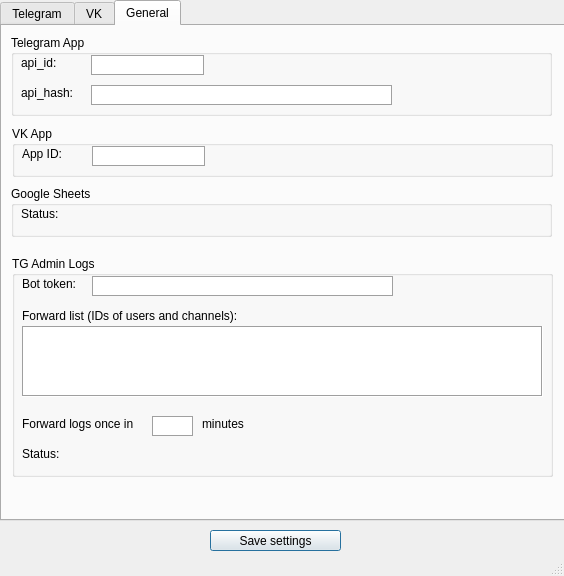
<?xml version="1.0" encoding="UTF-8"?>
<ui version="4.0">
 <class>main_window</class>
 <widget class="QMainWindow" name="main_window">
  <property name="enabled">
   <bool>true</bool>
  </property>
  <property name="geometry">
   <rect>
    <x>0</x>
    <y>0</y>
    <width>564</width>
    <height>576</height>
   </rect>
  </property>
  <property name="windowTitle">
   <string>Autoreply</string>
  </property>
  <widget class="QWidget" name="centralwidget">
   <widget class="QTabWidget" name="tabs">
    <property name="geometry">
     <rect>
      <x>0</x>
      <y>0</y>
      <width>571</width>
      <height>521</height>
     </rect>
    </property>
    <property name="currentIndex">
     <number>2</number>
    </property>
    <widget class="QWidget" name="tg_tab">
     <attribute name="title">
      <string>Telegram</string>
     </attribute>
     <widget class="QCheckBox" name="tg_autodelete_cb">
      <property name="geometry">
       <rect>
        <x>10</x>
        <y>10</y>
        <width>541</width>
        <height>17</height>
       </rect>
      </property>
      <property name="text">
       <string>Delete dialog after reply</string>
      </property>
     </widget>
     <widget class="QCheckBox" name="tg_onlyfirst_cb">
      <property name="enabled">
       <bool>true</bool>
      </property>
      <property name="geometry">
       <rect>
        <x>10</x>
        <y>30</y>
        <width>541</width>
        <height>17</height>
       </rect>
      </property>
      <property name="text">
       <string>Answer to the first message only</string>
      </property>
      <property name="checked">
       <bool>false</bool>
      </property>
     </widget>
     <widget class="QGroupBox" name="tg_reply_box">
      <property name="geometry">
       <rect>
        <x>10</x>
        <y>60</y>
        <width>541</width>
        <height>111</height>
       </rect>
      </property>
      <property name="title">
       <string>Message text</string>
      </property>
      <widget class="QPlainTextEdit" name="tg_reply_textarea">
       <property name="geometry">
        <rect>
         <x>10</x>
         <y>20</y>
         <width>521</width>
         <height>81</height>
        </rect>
       </property>
       <property name="frameShape">
        <enum>QFrame::Box</enum>
       </property>
       <property name="midLineWidth">
        <number>0</number>
       </property>
      </widget>
     </widget>
     <widget class="QGroupBox" name="tg_accounts_box">
      <property name="geometry">
       <rect>
        <x>10</x>
        <y>240</y>
        <width>541</width>
        <height>131</height>
       </rect>
      </property>
      <property name="title">
       <string>Accounts</string>
      </property>
      <widget class="QListWidget" name="tg_accounts_list">
       <property name="geometry">
        <rect>
         <x>10</x>
         <y>20</y>
         <width>521</width>
         <height>71</height>
        </rect>
       </property>
       <property name="frameShape">
        <enum>QFrame::Box</enum>
       </property>
      </widget>
      <widget class="QPushButton" name="tg_add_acc_button">
       <property name="geometry">
        <rect>
         <x>10</x>
         <y>100</y>
         <width>181</width>
         <height>21</height>
        </rect>
       </property>
       <property name="text">
        <string>Connect an account</string>
       </property>
      </widget>
     </widget>
     <widget class="QGroupBox" name="tg_proxy_box">
      <property name="geometry">
       <rect>
        <x>10</x>
        <y>380</y>
        <width>541</width>
        <height>81</height>
       </rect>
      </property>
      <property name="title">
       <string>Proxy</string>
      </property>
      <widget class="QComboBox" name="tg_proxy_type_menu">
       <property name="geometry">
        <rect>
         <x>10</x>
         <y>40</y>
         <width>81</width>
         <height>22</height>
        </rect>
       </property>
       <property name="styleSheet">
        <string notr="true">padding-left: 4px</string>
       </property>
       <property name="currentText">
        <string>No proxy</string>
       </property>
       <property name="frame">
        <bool>false</bool>
       </property>
       <item>
        <property name="text">
         <string comment="qwe" extracomment="asd">No proxy</string>
        </property>
       </item>
       <item>
        <property name="text">
         <string>SOCKS5</string>
        </property>
       </item>
       <item>
        <property name="text">
         <string>SOCKS4</string>
        </property>
       </item>
       <item>
        <property name="text">
         <string>HTTP</string>
        </property>
       </item>
       <item>
        <property name="text">
         <string>MTPROTO</string>
        </property>
       </item>
      </widget>
      <widget class="QLabel" name="tg_proxy_type_label">
       <property name="geometry">
        <rect>
         <x>10</x>
         <y>20</y>
         <width>81</width>
         <height>16</height>
        </rect>
       </property>
       <property name="text">
        <string>Proxy type:</string>
       </property>
      </widget>
      <widget class="QLineEdit" name="tg_proxy_addr_input">
       <property name="geometry">
        <rect>
         <x>170</x>
         <y>20</y>
         <width>111</width>
         <height>20</height>
        </rect>
       </property>
       <property name="styleSheet">
        <string notr="true">border: 1px solid #A0A0A0;</string>
       </property>
       <property name="frame">
        <bool>false</bool>
       </property>
      </widget>
      <widget class="QLineEdit" name="tg_proxy_port_input">
       <property name="geometry">
        <rect>
         <x>170</x>
         <y>50</y>
         <width>111</width>
         <height>20</height>
        </rect>
       </property>
       <property name="styleSheet">
        <string notr="true">border: 1px solid #A0A0A0;</string>
       </property>
       <property name="frame">
        <bool>false</bool>
       </property>
      </widget>
      <widget class="QLineEdit" name="tg_proxy_user_input">
       <property name="geometry">
        <rect>
         <x>420</x>
         <y>20</y>
         <width>113</width>
         <height>20</height>
        </rect>
       </property>
       <property name="styleSheet">
        <string notr="true">border: 1px solid #A0A0A0;</string>
       </property>
       <property name="frame">
        <bool>false</bool>
       </property>
      </widget>
      <widget class="QLineEdit" name="tg_proxy_pass_input">
       <property name="geometry">
        <rect>
         <x>420</x>
         <y>50</y>
         <width>113</width>
         <height>20</height>
        </rect>
       </property>
       <property name="styleSheet">
        <string notr="true">border: 1px solid #A0A0A0;</string>
       </property>
       <property name="frame">
        <bool>false</bool>
       </property>
       <property name="echoMode">
        <enum>QLineEdit::Password</enum>
       </property>
      </widget>
      <widget class="QLabel" name="tg_proxy_user_label">
       <property name="geometry">
        <rect>
         <x>290</x>
         <y>20</y>
         <width>121</width>
         <height>20</height>
        </rect>
       </property>
       <property name="text">
        <string>Username:</string>
       </property>
       <property name="alignment">
        <set>Qt::AlignRight|Qt::AlignTrailing|Qt::AlignVCenter</set>
       </property>
      </widget>
      <widget class="QLabel" name="tg_proxy_addr_label">
       <property name="geometry">
        <rect>
         <x>110</x>
         <y>20</y>
         <width>51</width>
         <height>21</height>
        </rect>
       </property>
       <property name="text">
        <string>Address:</string>
       </property>
       <property name="alignment">
        <set>Qt::AlignRight|Qt::AlignTrailing|Qt::AlignVCenter</set>
       </property>
      </widget>
      <widget class="QLabel" name="tg_proxy_port_label">
       <property name="geometry">
        <rect>
         <x>110</x>
         <y>50</y>
         <width>51</width>
         <height>21</height>
        </rect>
       </property>
       <property name="text">
        <string>Port:</string>
       </property>
       <property name="alignment">
        <set>Qt::AlignRight|Qt::AlignTrailing|Qt::AlignVCenter</set>
       </property>
      </widget>
      <widget class="QLabel" name="tg_proxy_pass_label">
       <property name="geometry">
        <rect>
         <x>290</x>
         <y>50</y>
         <width>121</width>
         <height>20</height>
        </rect>
       </property>
       <property name="text">
        <string>Password:</string>
       </property>
       <property name="alignment">
        <set>Qt::AlignRight|Qt::AlignTrailing|Qt::AlignVCenter</set>
       </property>
      </widget>
     </widget>
     <widget class="QGroupBox" name="tg_attachments_box">
      <property name="geometry">
       <rect>
        <x>10</x>
        <y>180</y>
        <width>541</width>
        <height>51</height>
       </rect>
      </property>
      <property name="title">
       <string>Attachment</string>
      </property>
      <widget class="QLineEdit" name="tg_file_input">
       <property name="geometry">
        <rect>
         <x>90</x>
         <y>20</y>
         <width>441</width>
         <height>20</height>
        </rect>
       </property>
       <property name="styleSheet">
        <string notr="true">border: 1px solid #A0A0A0;</string>
       </property>
       <property name="frame">
        <bool>false</bool>
       </property>
      </widget>
      <widget class="QLabel" name="tg_file_label">
       <property name="geometry">
        <rect>
         <x>10</x>
         <y>20</y>
         <width>111</width>
         <height>20</height>
        </rect>
       </property>
       <property name="text">
        <string>Path to file:</string>
       </property>
      </widget>
     </widget>
    </widget>
    <widget class="QWidget" name="vk_tab">
     <attribute name="title">
      <string>VK</string>
     </attribute>
     <widget class="QCheckBox" name="vk_autodelete_cb">
      <property name="geometry">
       <rect>
        <x>10</x>
        <y>10</y>
        <width>551</width>
        <height>17</height>
       </rect>
      </property>
      <property name="text">
       <string>Delete dialog after replying</string>
      </property>
     </widget>
     <widget class="QCheckBox" name="vk_onlyfirst_cb">
      <property name="enabled">
       <bool>true</bool>
      </property>
      <property name="geometry">
       <rect>
        <x>10</x>
        <y>30</y>
        <width>551</width>
        <height>17</height>
       </rect>
      </property>
      <property name="text">
       <string>Answer only to the first message</string>
      </property>
      <property name="checked">
       <bool>false</bool>
      </property>
     </widget>
     <widget class="QGroupBox" name="vk_reply_box">
      <property name="geometry">
       <rect>
        <x>10</x>
        <y>60</y>
        <width>541</width>
        <height>111</height>
       </rect>
      </property>
      <property name="title">
       <string>Message text</string>
      </property>
      <widget class="QPlainTextEdit" name="vk_reply_textarea">
       <property name="geometry">
        <rect>
         <x>10</x>
         <y>20</y>
         <width>521</width>
         <height>81</height>
        </rect>
       </property>
       <property name="frameShape">
        <enum>QFrame::Box</enum>
       </property>
      </widget>
     </widget>
     <widget class="QGroupBox" name="vk_attachments_box">
      <property name="geometry">
       <rect>
        <x>10</x>
        <y>180</y>
        <width>541</width>
        <height>81</height>
       </rect>
      </property>
      <property name="title">
       <string>Attachments</string>
      </property>
      <widget class="QPlainTextEdit" name="vk_attachments_textarea">
       <property name="geometry">
        <rect>
         <x>10</x>
         <y>20</y>
         <width>521</width>
         <height>51</height>
        </rect>
       </property>
       <property name="frameShape">
        <enum>QFrame::Box</enum>
       </property>
      </widget>
     </widget>
     <widget class="QGroupBox" name="vk_accounts_box">
      <property name="geometry">
       <rect>
        <x>10</x>
        <y>270</y>
        <width>541</width>
        <height>131</height>
       </rect>
      </property>
      <property name="title">
       <string>Accounts</string>
      </property>
      <widget class="QListWidget" name="vk_accounts_list">
       <property name="geometry">
        <rect>
         <x>10</x>
         <y>20</y>
         <width>521</width>
         <height>71</height>
        </rect>
       </property>
       <property name="frameShape">
        <enum>QFrame::Box</enum>
       </property>
      </widget>
      <widget class="QPushButton" name="vk_add_acc_button">
       <property name="geometry">
        <rect>
         <x>10</x>
         <y>100</y>
         <width>181</width>
         <height>21</height>
        </rect>
       </property>
       <property name="text">
        <string>Connect account</string>
       </property>
      </widget>
     </widget>
     <widget class="QGroupBox" name="vk_proxy_box">
      <property name="geometry">
       <rect>
        <x>10</x>
        <y>410</y>
        <width>541</width>
        <height>81</height>
       </rect>
      </property>
      <property name="title">
       <string>Proxy</string>
      </property>
      <widget class="QComboBox" name="vk_proxy_type_menu">
       <property name="geometry">
        <rect>
         <x>10</x>
         <y>40</y>
         <width>81</width>
         <height>22</height>
        </rect>
       </property>
       <property name="styleSheet">
        <string notr="true">padding-left: 4px</string>
       </property>
       <property name="frame">
        <bool>false</bool>
       </property>
       <item>
        <property name="text">
         <string>No proxy</string>
        </property>
       </item>
       <item>
        <property name="text">
         <string>SOCKS5</string>
        </property>
       </item>
       <item>
        <property name="text">
         <string>SOCKS4</string>
        </property>
       </item>
       <item>
        <property name="text">
         <string>HTTP</string>
        </property>
       </item>
      </widget>
      <widget class="QLabel" name="vk_proxy_type_label">
       <property name="geometry">
        <rect>
         <x>10</x>
         <y>20</y>
         <width>81</width>
         <height>16</height>
        </rect>
       </property>
       <property name="text">
        <string>Proxy type:</string>
       </property>
      </widget>
      <widget class="QLineEdit" name="vk_proxy_addr_input">
       <property name="geometry">
        <rect>
         <x>170</x>
         <y>20</y>
         <width>111</width>
         <height>20</height>
        </rect>
       </property>
       <property name="styleSheet">
        <string notr="true">border: 1px solid #A0A0A0;</string>
       </property>
       <property name="frame">
        <bool>false</bool>
       </property>
      </widget>
      <widget class="QLineEdit" name="vk_proxy_port_input">
       <property name="geometry">
        <rect>
         <x>170</x>
         <y>50</y>
         <width>111</width>
         <height>20</height>
        </rect>
       </property>
       <property name="styleSheet">
        <string notr="true">border: 1px solid #A0A0A0;</string>
       </property>
       <property name="frame">
        <bool>false</bool>
       </property>
      </widget>
      <widget class="QLineEdit" name="vk_proxy_user_input">
       <property name="geometry">
        <rect>
         <x>420</x>
         <y>20</y>
         <width>113</width>
         <height>20</height>
        </rect>
       </property>
       <property name="styleSheet">
        <string notr="true">border: 1px solid #A0A0A0;</string>
       </property>
       <property name="frame">
        <bool>false</bool>
       </property>
      </widget>
      <widget class="QLineEdit" name="vk_proxy_pass_input">
       <property name="geometry">
        <rect>
         <x>420</x>
         <y>50</y>
         <width>113</width>
         <height>20</height>
        </rect>
       </property>
       <property name="styleSheet">
        <string notr="true">border: 1px solid #A0A0A0;</string>
       </property>
       <property name="frame">
        <bool>false</bool>
       </property>
       <property name="echoMode">
        <enum>QLineEdit::Password</enum>
       </property>
      </widget>
      <widget class="QLabel" name="vk_proxy_user_label">
       <property name="geometry">
        <rect>
         <x>290</x>
         <y>20</y>
         <width>121</width>
         <height>20</height>
        </rect>
       </property>
       <property name="text">
        <string>Username:</string>
       </property>
       <property name="alignment">
        <set>Qt::AlignRight|Qt::AlignTrailing|Qt::AlignVCenter</set>
       </property>
      </widget>
      <widget class="QLabel" name="vk_proxy_addr_label">
       <property name="geometry">
        <rect>
         <x>110</x>
         <y>20</y>
         <width>51</width>
         <height>21</height>
        </rect>
       </property>
       <property name="text">
        <string>Address:</string>
       </property>
       <property name="alignment">
        <set>Qt::AlignRight|Qt::AlignTrailing|Qt::AlignVCenter</set>
       </property>
      </widget>
      <widget class="QLabel" name="vk_proxy_port_label">
       <property name="geometry">
        <rect>
         <x>110</x>
         <y>50</y>
         <width>51</width>
         <height>21</height>
        </rect>
       </property>
       <property name="text">
        <string>Port:</string>
       </property>
       <property name="alignment">
        <set>Qt::AlignRight|Qt::AlignTrailing|Qt::AlignVCenter</set>
       </property>
      </widget>
      <widget class="QLabel" name="vk_proxy_pass_label">
       <property name="geometry">
        <rect>
         <x>290</x>
         <y>50</y>
         <width>121</width>
         <height>20</height>
        </rect>
       </property>
       <property name="text">
        <string>Password:</string>
       </property>
       <property name="alignment">
        <set>Qt::AlignRight|Qt::AlignTrailing|Qt::AlignVCenter</set>
       </property>
      </widget>
     </widget>
    </widget>
    <widget class="QWidget" name="common_tab">
     <attribute name="title">
      <string>General</string>
     </attribute>
     <widget class="QGroupBox" name="tg_app_box">
      <property name="geometry">
       <rect>
        <x>9</x>
        <y>9</y>
        <width>541</width>
        <height>81</height>
       </rect>
      </property>
      <property name="title">
       <string>Telegram App</string>
      </property>
      <widget class="QLineEdit" name="tg_api_id_input">
       <property name="geometry">
        <rect>
         <x>80</x>
         <y>20</y>
         <width>113</width>
         <height>20</height>
        </rect>
       </property>
       <property name="styleSheet">
        <string notr="true">border: 1px solid #A0A0A0;</string>
       </property>
       <property name="frame">
        <bool>false</bool>
       </property>
       <property name="echoMode">
        <enum>QLineEdit::Password</enum>
       </property>
      </widget>
      <widget class="QLabel" name="tg_api_id_label">
       <property name="geometry">
        <rect>
         <x>10</x>
         <y>20</y>
         <width>51</width>
         <height>16</height>
        </rect>
       </property>
       <property name="text">
        <string>api_id:</string>
       </property>
      </widget>
      <widget class="QLabel" name="tg_api_hash_label">
       <property name="geometry">
        <rect>
         <x>10</x>
         <y>50</y>
         <width>51</width>
         <height>16</height>
        </rect>
       </property>
       <property name="text">
        <string>api_hash:</string>
       </property>
      </widget>
      <widget class="QLineEdit" name="tg_api_hash_input">
       <property name="geometry">
        <rect>
         <x>80</x>
         <y>50</y>
         <width>301</width>
         <height>20</height>
        </rect>
       </property>
       <property name="styleSheet">
        <string notr="true">border: 1px solid #A0A0A0;</string>
       </property>
       <property name="frame">
        <bool>false</bool>
       </property>
       <property name="echoMode">
        <enum>QLineEdit::Password</enum>
       </property>
      </widget>
     </widget>
     <widget class="QGroupBox" name="tg_admin_log_box">
      <property name="geometry">
       <rect>
        <x>10</x>
        <y>230</y>
        <width>541</width>
        <height>221</height>
       </rect>
      </property>
      <property name="title">
       <string>TG Admin Logs</string>
      </property>
      <widget class="QLabel" name="tg_log_bot_token_label">
       <property name="geometry">
        <rect>
         <x>10</x>
         <y>20</y>
         <width>71</width>
         <height>16</height>
        </rect>
       </property>
       <property name="text">
        <string>Bot token:</string>
       </property>
      </widget>
      <widget class="QLineEdit" name="tg_log_bot_token_input">
       <property name="geometry">
        <rect>
         <x>80</x>
         <y>20</y>
         <width>301</width>
         <height>20</height>
        </rect>
       </property>
       <property name="styleSheet">
        <string notr="true">border: 1px solid #A0A0A0;</string>
       </property>
       <property name="text">
        <string/>
       </property>
       <property name="frame">
        <bool>false</bool>
       </property>
       <property name="echoMode">
        <enum>QLineEdit::Password</enum>
       </property>
      </widget>
      <widget class="QPlainTextEdit" name="tg_log_bot_targets_textarea">
       <property name="geometry">
        <rect>
         <x>10</x>
         <y>70</y>
         <width>521</width>
         <height>71</height>
        </rect>
       </property>
       <property name="frameShape">
        <enum>QFrame::Box</enum>
       </property>
      </widget>
      <widget class="QLabel" name="tg_log_bot_targets_label">
       <property name="geometry">
        <rect>
         <x>10</x>
         <y>50</y>
         <width>511</width>
         <height>20</height>
        </rect>
       </property>
       <property name="text">
        <string>Forward list (IDs of users and channels):</string>
       </property>
      </widget>
      <widget class="QLabel" name="label_2">
       <property name="geometry">
        <rect>
         <x>10</x>
         <y>160</y>
         <width>141</width>
         <height>16</height>
        </rect>
       </property>
       <property name="text">
        <string>Forward logs once in</string>
       </property>
      </widget>
      <widget class="QLineEdit" name="log_interval_input">
       <property name="geometry">
        <rect>
         <x>140</x>
         <y>160</y>
         <width>41</width>
         <height>20</height>
        </rect>
       </property>
       <property name="styleSheet">
        <string notr="true">border: 1px solid #A0A0A0;</string>
       </property>
       <property name="frame">
        <bool>false</bool>
       </property>
      </widget>
      <widget class="QLabel" name="label_3">
       <property name="geometry">
        <rect>
         <x>190</x>
         <y>160</y>
         <width>51</width>
         <height>16</height>
        </rect>
       </property>
       <property name="text">
        <string>minutes</string>
       </property>
      </widget>
      <widget class="QLabel" name="tg_admin_status_label">
       <property name="geometry">
        <rect>
         <x>10</x>
         <y>190</y>
         <width>521</width>
         <height>16</height>
        </rect>
       </property>
       <property name="text">
        <string>Status:</string>
       </property>
      </widget>
     </widget>
     <widget class="QGroupBox" name="vk_app_box">
      <property name="geometry">
       <rect>
        <x>10</x>
        <y>100</y>
        <width>541</width>
        <height>51</height>
       </rect>
      </property>
      <property name="title">
       <string>VK App</string>
      </property>
      <widget class="QLineEdit" name="vk_app_id_input">
       <property name="geometry">
        <rect>
         <x>80</x>
         <y>20</y>
         <width>113</width>
         <height>20</height>
        </rect>
       </property>
       <property name="styleSheet">
        <string notr="true">border: 1px solid #A0A0A0;</string>
       </property>
       <property name="frame">
        <bool>false</bool>
       </property>
      </widget>
      <widget class="QLabel" name="vk_app_id_label">
       <property name="geometry">
        <rect>
         <x>10</x>
         <y>20</y>
         <width>51</width>
         <height>16</height>
        </rect>
       </property>
       <property name="text">
        <string>App ID:</string>
       </property>
      </widget>
     </widget>
     <widget class="QGroupBox" name="gs_log_box">
      <property name="geometry">
       <rect>
        <x>9</x>
        <y>160</y>
        <width>541</width>
        <height>51</height>
       </rect>
      </property>
      <property name="title">
       <string>Google Sheets</string>
      </property>
      <widget class="QLabel" name="gs_log_status_label">
       <property name="geometry">
        <rect>
         <x>10</x>
         <y>20</y>
         <width>521</width>
         <height>16</height>
        </rect>
       </property>
       <property name="text">
        <string>Status:</string>
       </property>
      </widget>
     </widget>
    </widget>
   </widget>
   <widget class="QPushButton" name="save_button">
    <property name="geometry">
     <rect>
      <x>210</x>
      <y>530</y>
      <width>131</width>
      <height>21</height>
     </rect>
    </property>
    <property name="text">
     <string>Save settings</string>
    </property>
    <property name="default">
     <bool>true</bool>
    </property>
    <property name="flat">
     <bool>false</bool>
    </property>
   </widget>
  </widget>
  <widget class="QStatusBar" name="statusbar"/>
 </widget>
 <resources/>
 <connections/>
</ui>
